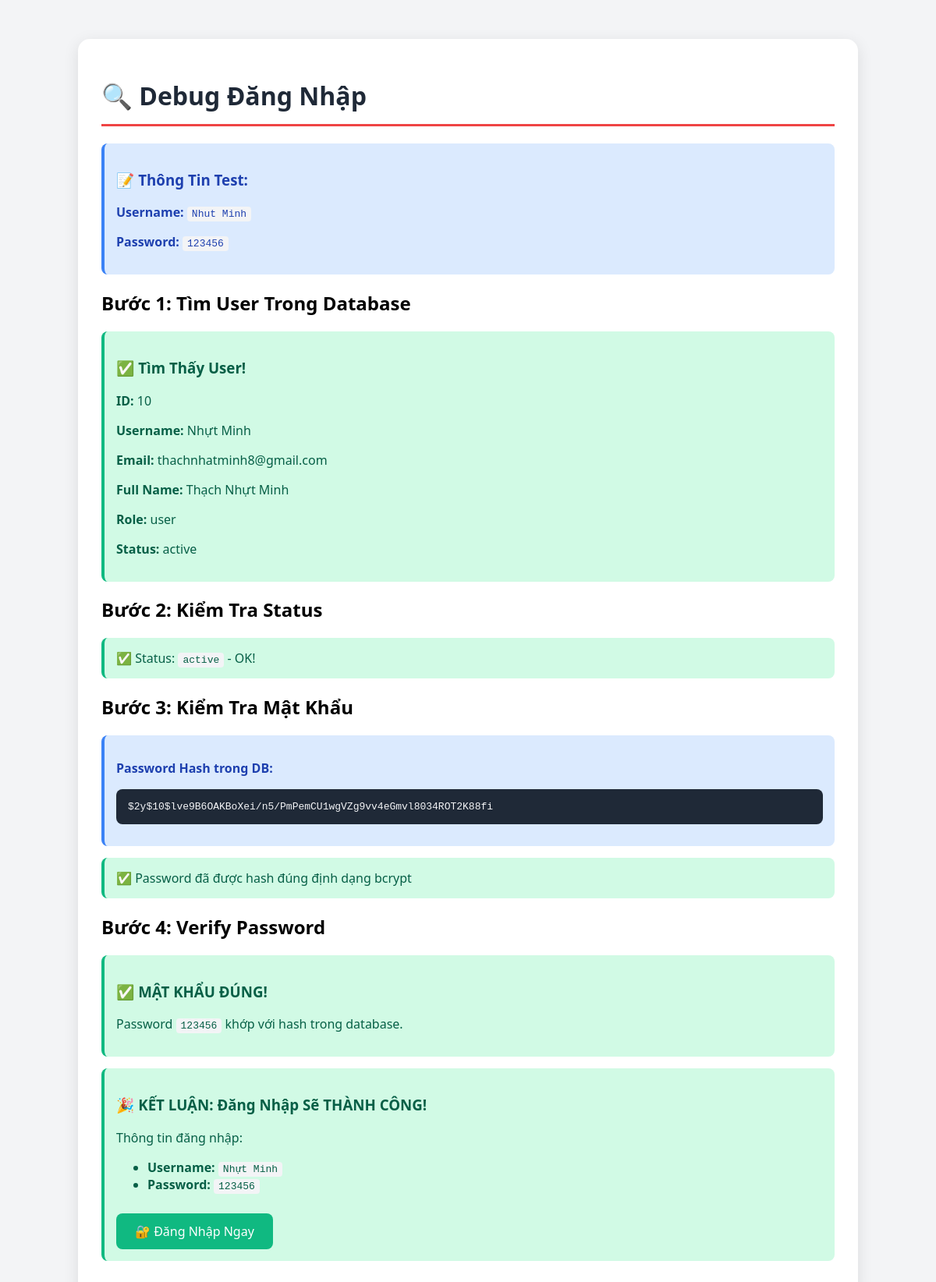
Screenshot of /test-login-debug.php with the database file from the repository.
### tables this page shows
CREATE TABLE `app_users` (
  `id` int(11) NOT NULL,
  `username` varchar(50) NOT NULL,
  `password` varchar(255) DEFAULT NULL,
  `email` varchar(100) NOT NULL,
  `google_id` varchar(100) DEFAULT NULL,
  `facebook_id` varchar(100) DEFAULT NULL,
  `avatar_url` varchar(500) DEFAULT NULL,
  `full_name` varchar(100) NOT NULL,
  `phone` varchar(20) DEFAULT NULL,
  `role` enum('admin','manager','user') DEFAULT 'user',
  `status` enum('active','inactive') DEFAULT 'active',
  `created_at` timestamp NOT NULL DEFAULT current_timestamp()
);

### test-login-debug.php (the view, shortened to what this page needs)
<?php
$testUsername = 'Nhut Minh';
$testPassword = '123456';
echo "<!DOCTYPE html>
<html lang='vi'>
<head>
    <meta charset='UTF-8'>
    <meta name='viewport' content='width=device-width, initial-scale=1.0'>
    <title>Debug Đăng Nhập</title>
    <style>
        body {
            font-family: 'Segoe UI', Tahoma, Geneva, Verdana, sans-serif;
            max-width: 1000px;
            margin: 30px auto;
            padding: 20px;
            background: #f3f4f6;
        }
        .container {
            background: white;
            padding: 30px;
            border-radius: 15px;
            box-shadow: 0 5px 20px rgba(0,0,0,0.1);
        }
        h1 {
            color: #1f2937;
            border-bottom: 3px solid #ef4444;
            padding-bottom: 15px;
        }
        .success {
            background: #d1fae5;
            color: #065f46;
            padding: 15px;
            border-radius: 8px;
            margin: 15px 0;
            border-left: 4px solid #10b981;
        }
        .error {
            background: #fee2e2;
            color: #991b1b;
            padding: 15px;
            border-radius: 8px;
            margin: 15px 0;
            border-left: 4px solid #ef4444;
        }
        .info {
            background: #dbeafe;
            color: #1e40af;
            padding: 15px;
            border-radius: 8px;
            margin: 15px 0;
            border-left: 4px solid #3b82f6;
        }
        .warning {
            background: #fef3c7;
            color: #78350f;
            padding: 15px;
            border-radius: 8px;
            margin: 15px 0;
            border-left: 4px solid #f59e0b;
        }
        code {
            background: #f3f4f6;
            padding: 2px 6px;
            border-radius: 4px;
            font-family: monospace;
        }
        pre {
            background: #1f2937;
            color: #f3f4f6;
            padding: 15px;
            border-radius: 8px;
            overflow-x: auto;
        }
    </style>
</head>
<body>
    <div class='container'>
        <h1>🔍 Debug Đăng Nhập</h1>";
try {
    $database = new Database();
    $conn = $database->getConnection();
    echo "<div class='info'>
            <h3>📝 Thông Tin Test:</h3>
            <p><strong>Username:</strong> <code>$testUsername</code></p>
            <p><strong>Password:</strong> <code>$testPassword</code></p>
          </div>";
    echo "<h2>Bước 1: Tìm User Trong Database</h2>";
    $query = "SELECT * FROM app_users
             WHERE (username = :username OR email = :email)";
    $stmt = $conn->prepare($query);
    $stmt->bindParam(':username', $testUsername);
    $stmt->bindParam(':email', $testUsername);
    $stmt->execute();
    if ($stmt->rowCount() > 0) {
        $user = $stmt->fetch(PDO::FETCH_ASSOC);
        echo "<div class='success'>
                <h3>✅ Tìm Thấy User!</h3>
                <p><strong>ID:</strong> {$user['id']}</p>
                <p><strong>Username:</strong> {$user['username']}</p>
                <p><strong>Email:</strong> {$user['email']}</p>
                <p><strong>Full Name:</strong> {$user['full_name']}</p>
                <p><strong>Role:</strong> {$user['role']}</p>
                <p><strong>Status:</strong> {$user['status']}</p>
              </div>";
        echo "<h2>Bước 2: Kiểm Tra Status</h2>";
        if ($user['status'] === 'active') {
            echo "<div class='success'>✅ Status: <code>active</code> - OK!</div>";
        } else {
            echo "<div class='error'>❌ Status: <code>{$user['status']}</code> - Tài khoản không active!</div>";
        }
        echo "<h2>Bước 3: Kiểm Tra Mật Khẩu</h2>";
        $passwordHash = $user['password'];
        echo "<div class='info'>
                <p><strong>Password Hash trong DB:</strong></p>
                <pre>$passwordHash</pre>
              </div>";
        $isValidHash = (strlen($passwordHash) >= 60 && strpos($passwordHash, '$2y$') === 0);
        if ($isValidHash) {
            echo "<div class='success'>✅ Password đã được hash đúng định dạng bcrypt</div>";
        } else {
            echo "<div class='error'>❌ Password CHƯA được hash đúng định dạng!</div>";
        }
        echo "<h2>Bước 4: Verify Password</h2>";
        if (password_verify($testPassword, $passwordHash)) {
            echo "<div class='success'>
                    <h3>✅ MẬT KHẨU ĐÚNG!</h3>
                    <p>Password <code>$testPassword</code> khớp với hash trong database.</p>
                  </div>";
            echo "<div class='success'>
                    <h3>🎉 KẾT LUẬN: Đăng Nhập Sẽ THÀNH CÔNG!</h3>
                    <p>Thông tin đăng nhập:</p>
                    <ul>
                        <li><strong>Username:</strong> <code>{$user['username']}</code></li>
                        <li><strong>Password:</strong> <code>$testPassword</code></li>
                    </ul>
                    <a href='login.php' style='display: inline-block; padding: 12px 24px; background: #10b981; color: white; text-decoration: none; border-radius: 8px; margin-top: 10px;'>
                        🔐 Đăng Nhập Ngay
                    </a>
                  </div>";
        }
    }
} catch (Exception $e) {
    echo "<div class='error'>
            <h3>❌ Lỗi:</h3>
            <p>" . htmlspecialchars($e->getMessage()) . "</p>
          </div>";
}
echo "    </div>
</body>
</html>";
?>

### test-login-debug.php (style rules this page uses)
body { font-family: 'Segoe UI', Tahoma, Geneva, Verdana, sans-serif; max-width: 1000px; margin: 30px auto; padding: 20px; background: #f3f4f6; }
.container { background: white; padding: 30px; border-radius: 15px; box-shadow: 0 5px 20px rgba(0,0,0,0.1); }
h1 { color: #1f2937; border-bottom: 3px solid #ef4444; padding-bottom: 15px; }
.success { background: #d1fae5; color: #065f46; padding: 15px; border-radius: 8px; margin: 15px 0; border-left: 4px solid #10b981; }
.info { background: #dbeafe; color: #1e40af; padding: 15px; border-radius: 8px; margin: 15px 0; border-left: 4px solid #3b82f6; }
code { background: #f3f4f6; padding: 2px 6px; border-radius: 4px; font-family: monospace; }
pre { background: #1f2937; color: #f3f4f6; padding: 15px; border-radius: 8px; overflow-x: auto; }

### rows the page displays
app_users: id "10", username "Nhựt Minh", email "thachnhatminh8@gmail.com", full_name "Thạch Nhựt Minh", role "user", status "active", password "$2y$10$lve9B6OAKBoXei/n5/PmPemCU1wgVZg9vv4eGmvl8034ROT2K88fi"

### other values shown
$testUsername "Nhut Minh"
$testPassword "123456"
